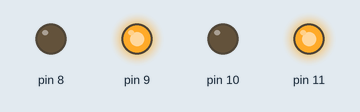
This sketch was run on a simulated Arduino Uno, built with avr-gcc and run on an emulated ATmega328P. Shown: output pins drawn as LEDs (lit = HIGH).

Above: at 0.2 s.
At 1.7 s:
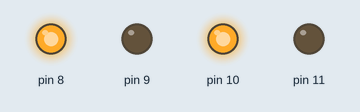
Timing chart, 0 to 3.0 s (numbered marks = the images above):
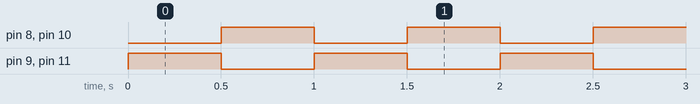

Measured:
- by itself, pin 8–11: alternates HIGH for 0.50 s and LOW for 0.50 s

The sketch:

ex202.ino
```cpp
void setup() {
  for(int i=8;i<=11;i++)
  {
    pinMode(i,OUTPUT);
  }
}
void loop() {
  for(int i=8;i<=11;i++)
  {
    if(i%2==1)
    {
      digitalWrite(i,HIGH);
    }
    else
    {
      digitalWrite(i,LOW);
    }
  }
  delay(500);
  for(int i=8;i<=11;i++)
  {
    if(i%2==1)
    {
      digitalWrite(i,LOW);
    }
    else
    {
      digitalWrite(i,HIGH);
    }
  }
  delay(500);
}
```
